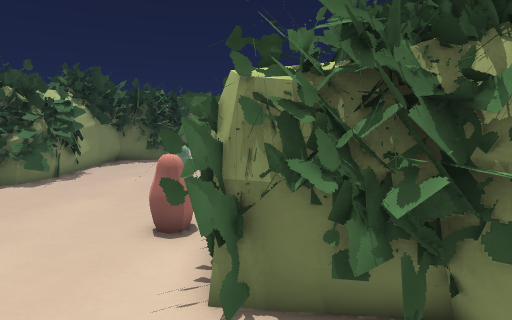
view 1 (above)

20 first-person views from a walk through a 3-D level made in the Godot game engine. The camera is 1.4 m above the floor, tilts 8° down and sees 80° across. The floor is counted in squares, 0.5 m on a side. Each view is taken from the middle of a square. On the plan, view 1 faces up. The plan holds only what a view shows up to about 20 squares ahead; the rest is blank. The place goes on beyond the plan. Characters and animated objects are left out.

view 2
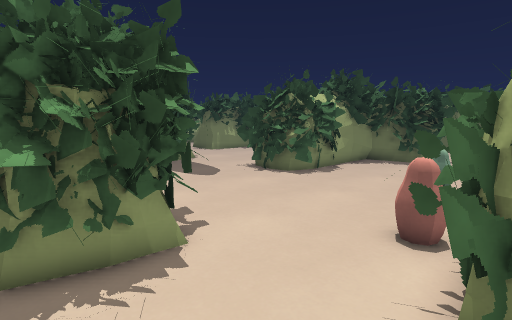

view 3
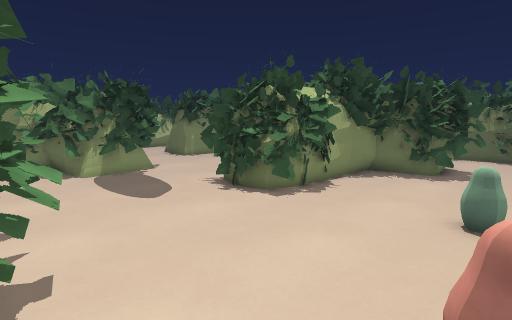

view 4
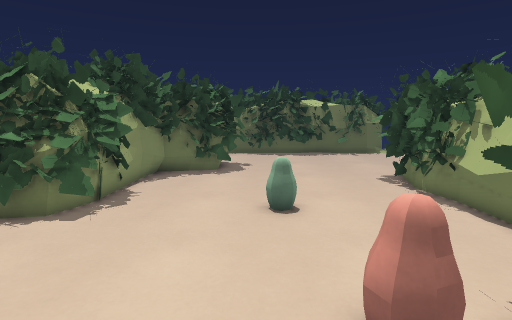

view 5
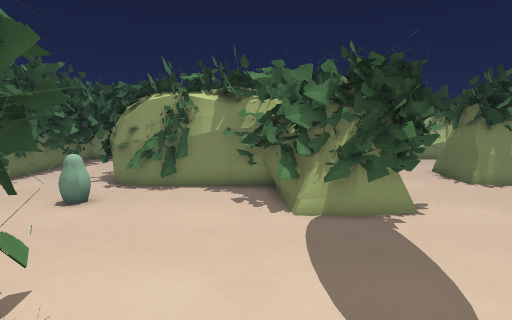

view 6
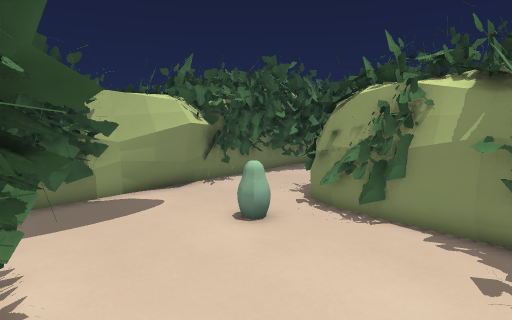

view 7
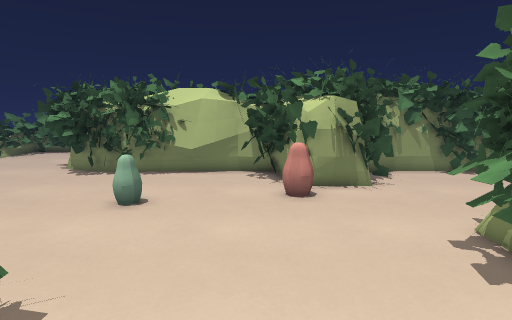

view 8
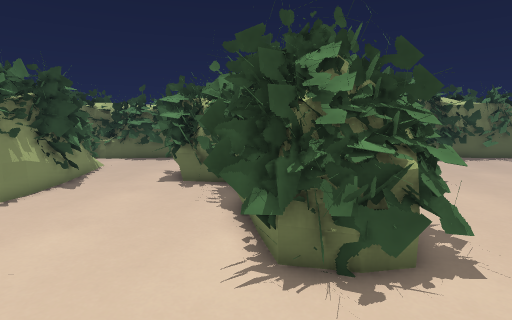

view 9
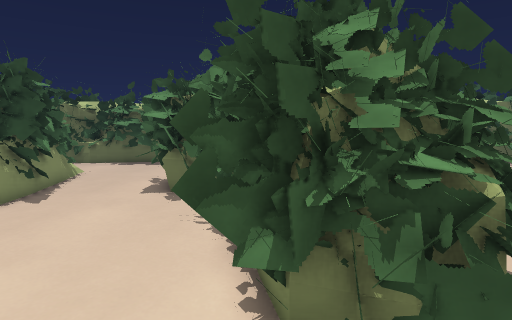

view 10
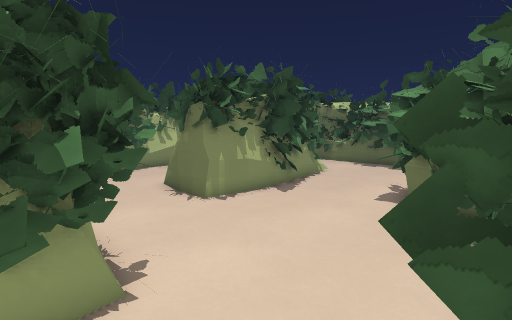

view 11
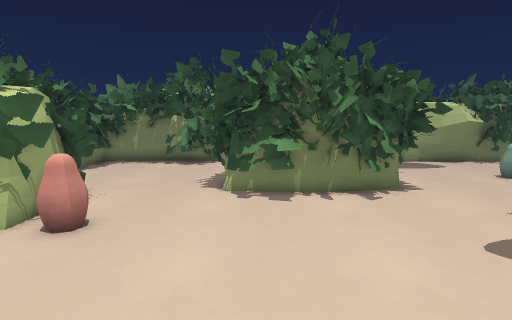

view 12
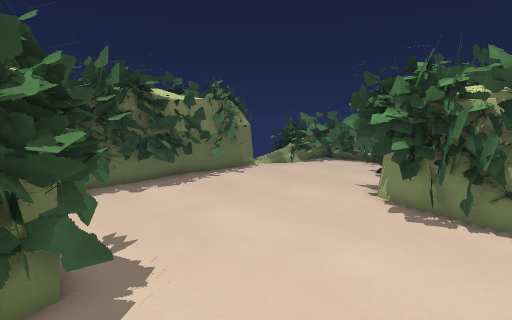

view 13
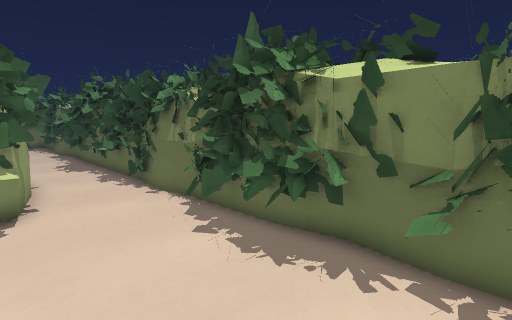

view 14
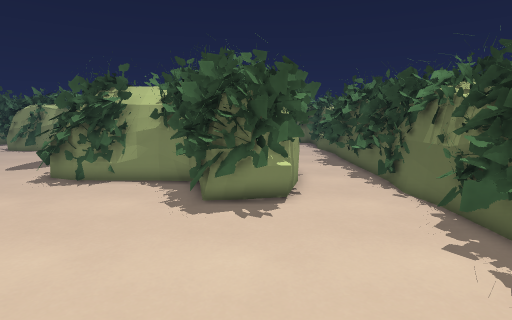

view 15
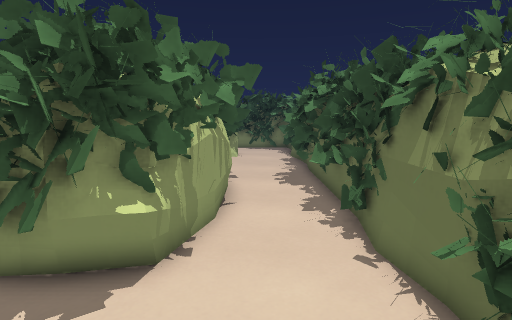

view 16
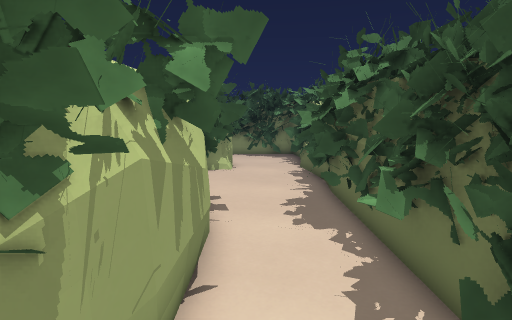

view 17
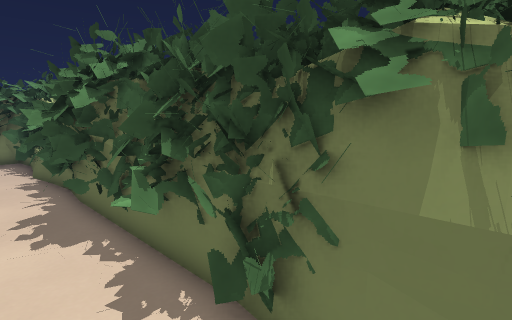

view 18
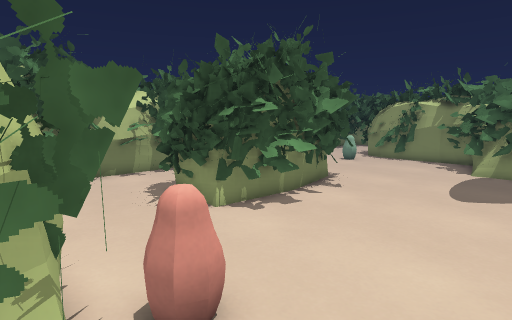

view 19
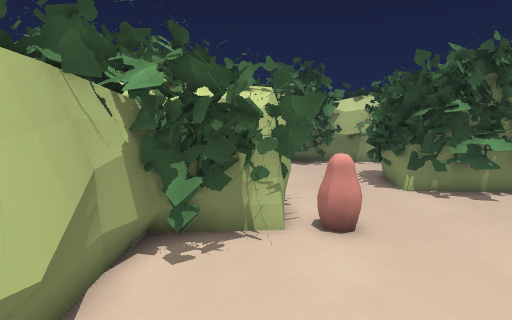

view 20
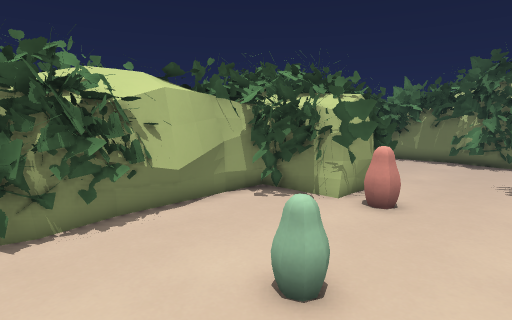

### Floor plan
Key: @ floor where view 1 was taken; # wall or solid block; . floor; = window, fence, low wall or low ledge; ^ raised ledge; T thing the floor can be seen under or through; O other object.
Columns run from 24 left of view 1 to 5 right of it. Each row starts with its distance up from view 1.
 28 #######       #######      ###
 27 #.##^#### ######=..######### .
 26 ........T #...................
 25 ........  #...................
 24  ## .. TT ########............
 23   ##..##        ####..........
 22    #..##          ##=.........
 21    #..###         ## .......##
 20   ##... #        ###.......###
 19   ##=... #     ####...... ###
 18   #=.... ##   ##.........###
 17   ##.....##   #=..........#
 16 ###.......#   ##......... #
 15 ..........#   ## ........ #
 14 ..........#  ### ........ ##
 13     ###...####^#.....O....=#
 12      ##...###=^=..........=#
 11       ##..................=#
 10       ##=................###
  9       ##...............####
  8      ##...............O##
  7    ### ..............OO#
  6    #=................. #
  5    #....... ######....###
  4   ##......###   ###....###
  3   ## .....##     ###....####
  2   #^=.....##      ##......##
  1 ###=.O....##      ##.......#
  0 =##.......=       ##....@ ##
 -1 .=.........        ......=##
 -2 .........         ..= ...##
 -3 ##### .####      ^^########
 -4     #####       #####

Positions as (right, up) in squares from view 1, and headings:
1: (0, 0), facing up
2: (0, 0), facing up-left
3: (-2, 4), facing up-left
4: (-4, 4), facing up
5: (-9, 7), facing left
6: (-13, 7), facing down-left
7: (-13, 9), facing right
8: (-13, 7), facing up
9: (-13, 9), facing up
10: (-13, 10), facing up-left
11: (-7, 15), facing down
12: (-7, 15), facing up-right
13: (4, 22), facing up-left
14: (4, 22), facing left
15: (-1, 25), facing left
16: (-6, 25), facing left
17: (-6, 25), facing up-left
18: (0, 11), facing down-left
19: (0, 15), facing down
20: (-6, 17), facing down-right
